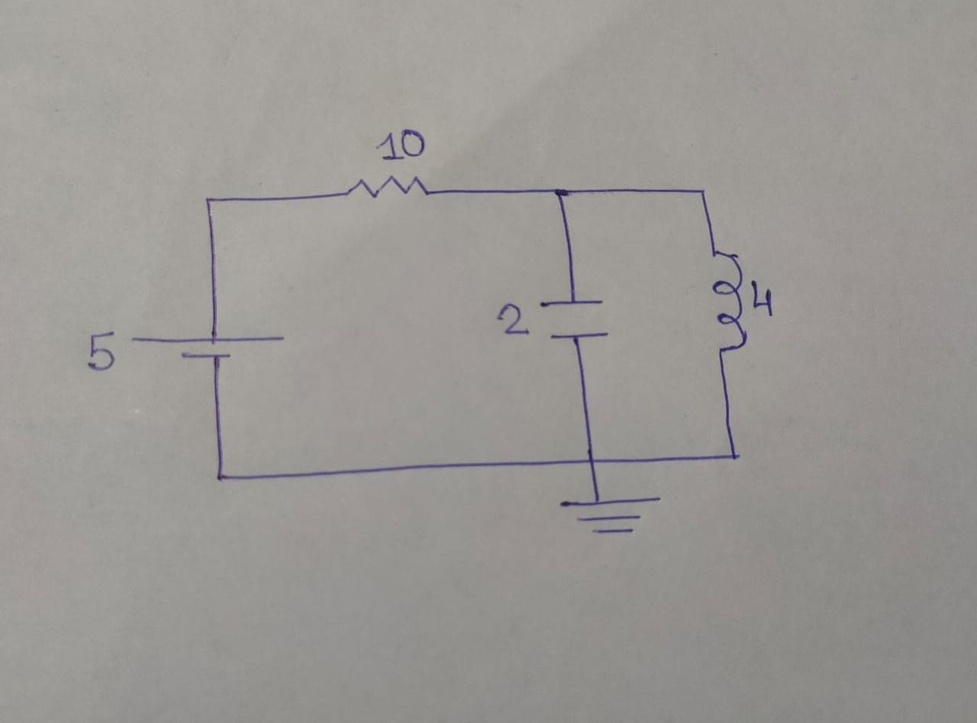
#> input picture testCCTs/cct1.jpeg, 977 x 723 px, shrunk from 1280 x 947 before the run
$ jupyter execute 'OTSU'"'"'s Binarization.ipynb'
#> lines starting #> are read from the running program, lines starting #| are printed output that depends on the picture; after the words box and inside, x2 and y2 are one past the last pixel; in counts of white or black regions, pixels touching at a corner belong together
[cell 1]
import cv2
import numpy as np
from matplotlib import pyplot as plt

img = cv2.imread("../testCCTs/cct1.jpeg", 0)
#> img: shape (723, 977); min 25, max 185, mean 152.4

# global thresholding
ret1,th1 = cv2.threshold(img,127,255,cv2.THRESH_BINARY)
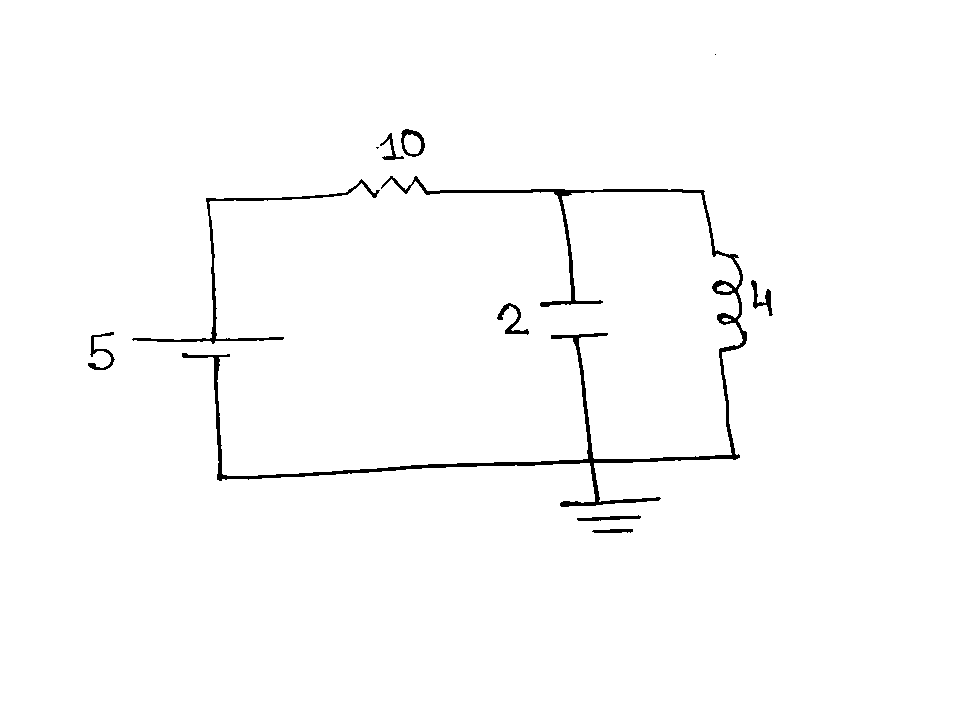
#> th1: shape (723, 977); 98.6% white; 11 black regions (2 under 20 px), largest, box (x1, y1, x2, y2) and area: (182, 176, 747, 507) 6680, (132, 179, 380, 344) 1330, (497, 303, 529, 335) 289
# Otsu's thresholding
ret2,th2 = cv2.threshold(img,0,255,cv2.THRESH_BINARY+cv2.THRESH_OTSU)
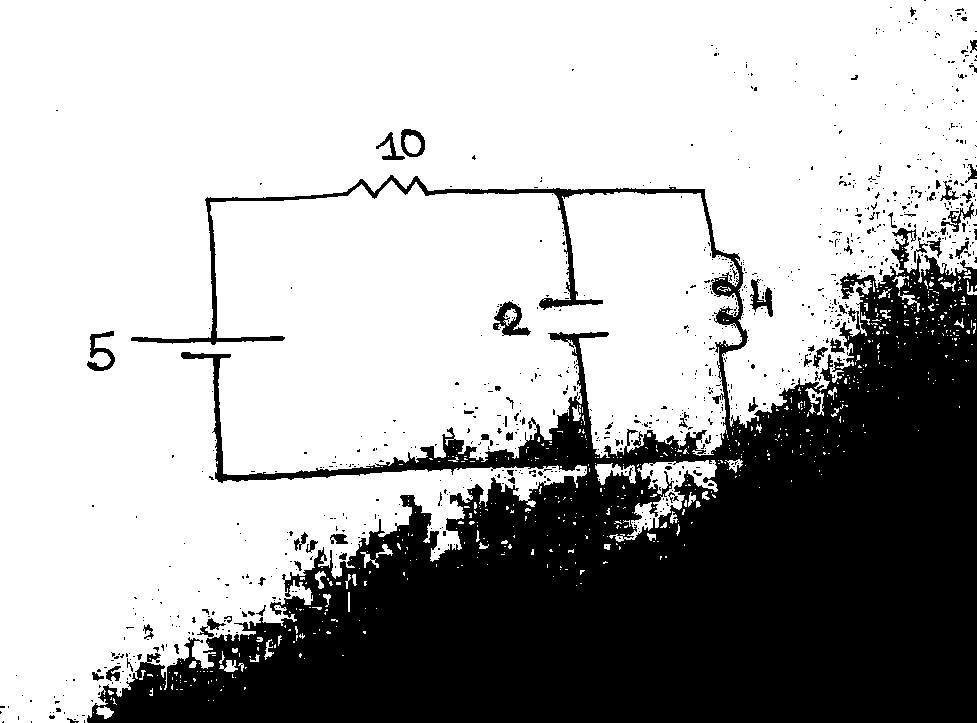
#> th2: shape (723, 977); 68.1% white; 868 black regions (800 under 20 px), largest, box (x1, y1, x2, y2) and area: (87, 175, 977, 723) 217197, (493, 301, 531, 336) 601, (87, 331, 115, 371) 440
#> ret2 = 149
# Otsu's thresholding after Gaussian filtering
blur = cv2.GaussianBlur(img,(5,5),0)
ret3,th3 = cv2.threshold(blur,0,255,cv2.THRESH_BINARY+cv2.THRESH_OTSU)
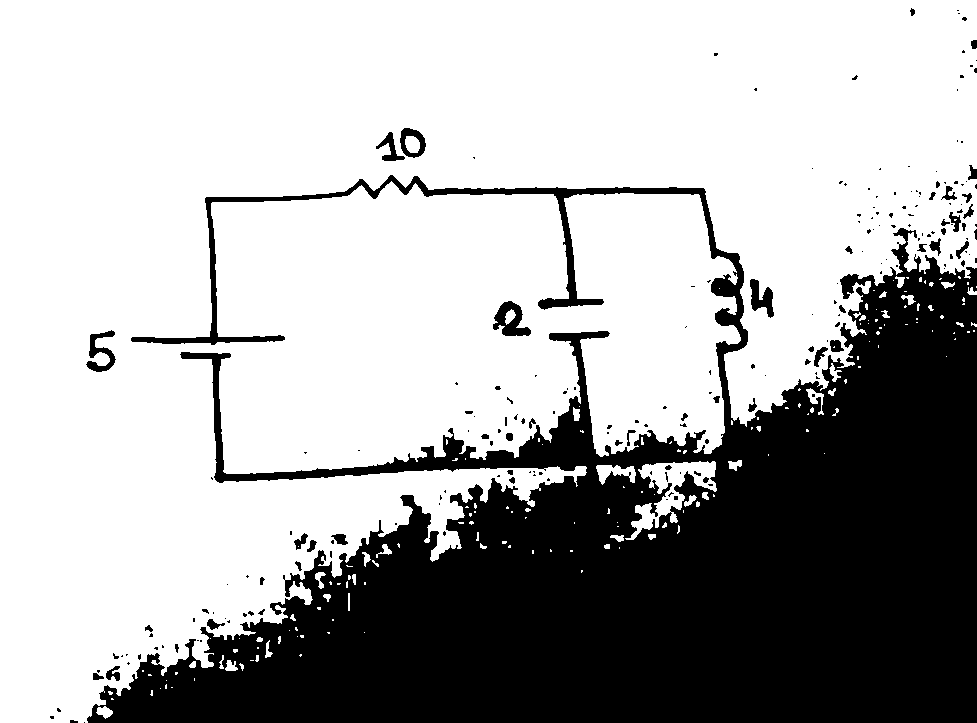
#> th3: shape (723, 977); 67.7% white; 208 black regions (153 under 20 px), largest, box (x1, y1, x2, y2) and area: (87, 175, 977, 723) 222014, (493, 301, 531, 336) 708, (86, 330, 116, 372) 533
#> ret3 = 149

# plot all the images and their histograms
images = [img, 0, th1,
          img, 0, th2,
          blur, 0, th3]
titles = ['Original Noisy Image','Histogram','Global Thresholding (v=127)',
          'Original Noisy Image','Histogram',"Otsu's Thresholding",
          'Gaussian filtered Image','Histogram',"Otsu's Thresholding"]

row=3
col=3
fig, axes = plt.subplots(row, col, figsize=(15,15))
for i in range(3):
    plt.subplot(3,3,i*3+1),plt.imshow(images[i*3],'gray')
    plt.title(titles[i*3])
    plt.subplot(3,3,i*3+2),plt.hist(images[i*3].ravel(),256)
    plt.title(titles[i*3+1])
    plt.subplot(3,3,i*3+3),plt.imshow(images[i*3+2],'gray')
    plt.title(titles[i*3+2])
plt.show()
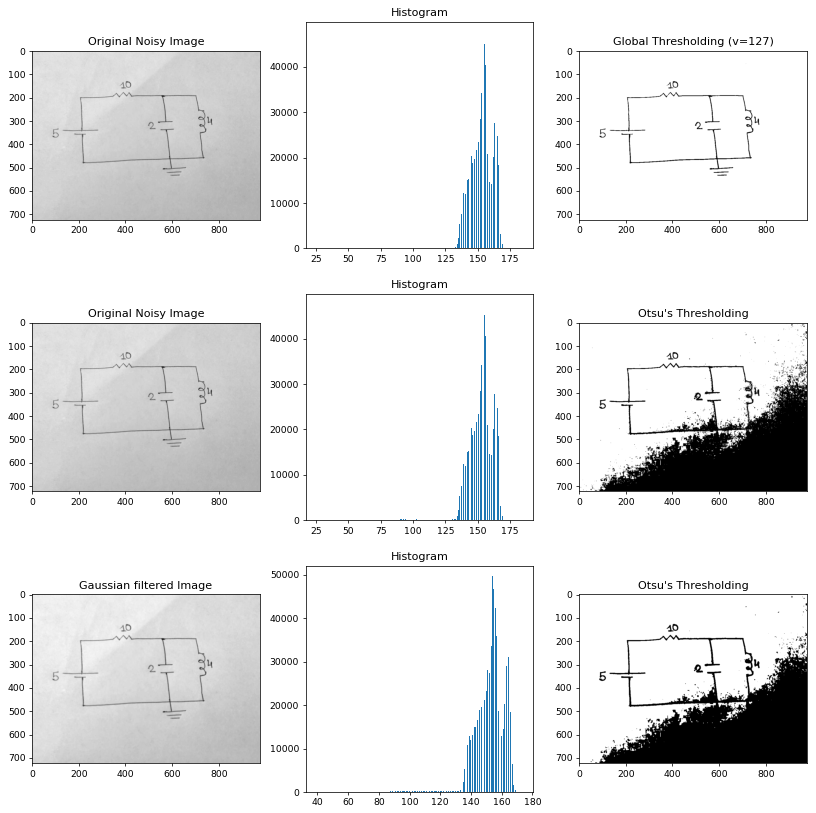
#> figure drawn by matplotlib, 9 panels; panel 2: tallest bar 47518 high, from x = 153.8 to 154.4; panel 5: tallest bar 47518 high, from x = 153.8 to 154.4; panel 8: tallest bar 49587 high, from x = 154 to 154.5
